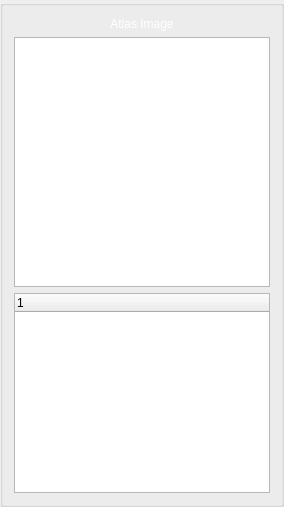
            <widget class="QGroupBox" name="groupBox_7">
             <property name="title">
              <string/>
             </property>
             <layout class="QVBoxLayout" name="verticalLayout_11">
              <item>
               <widget class="QLabel" name="lblLandmarkAtlas">
                <property name="text">
                 <string>&lt;html&gt;&lt;head/&gt;&lt;body&gt;&lt;p align=&quot;center&quot;&gt;&lt;span style=&quot; color:#ffffff;&quot;&gt;Atlas Image&lt;/span&gt;&lt;/p&gt;&lt;/body&gt;&lt;/html&gt;</string>
                </property>
               </widget>
              </item>
              <item>
               <widget class="PhotoViewer" name="attlasViewSecond">
                <property name="minimumSize">
                 <size>
                  <width>0</width>
                  <height>250</height>
                 </size>
                </property>
               </widget>
              </item>
              <item>
               <widget class="QTreeWidget" name="attlasListSecond">
                <property name="minimumSize">
                 <size>
                  <width>0</width>
                  <height>200</height>
                 </size>
                </property>
                <property name="maximumSize">
                 <size>
                  <width>16777215</width>
                  <height>250</height>
                 </size>
                </property>
                <column>
                 <property name="text">
                  <string notr="true">1</string>
                 </property>
                </column>
               </widget>
              </item>
             </layout>
            </widget>
